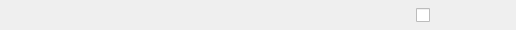
<?xml version="1.0" encoding="UTF-8"?>
<ui version="4.0">
 <class>boolForm</class>
 <widget class="QWidget" name="boolForm">
  <property name="geometry">
   <rect>
    <x>0</x>
    <y>0</y>
    <width>516</width>
    <height>30</height>
   </rect>
  </property>
  <property name="minimumSize">
   <size>
    <width>300</width>
    <height>30</height>
   </size>
  </property>
  <property name="maximumSize">
   <size>
    <width>16777215</width>
    <height>50</height>
   </size>
  </property>
  <property name="contextMenuPolicy">
   <enum>Qt::DefaultContextMenu</enum>
  </property>
  <property name="windowTitle">
   <string>Form</string>
  </property>
  <layout class="QHBoxLayout" name="horizontalLayout_2">
   <property name="spacing">
    <number>0</number>
   </property>
   <property name="margin">
    <number>0</number>
   </property>
   <item>
    <layout class="QHBoxLayout" name="horizontalLayout">
     <item>
      <widget class="QLabel" name="label">
       <property name="minimumSize">
        <size>
         <width>210</width>
         <height>20</height>
        </size>
       </property>
       <property name="maximumSize">
        <size>
         <width>400</width>
         <height>20</height>
        </size>
       </property>
       <property name="text">
        <string/>
       </property>
      </widget>
     </item>
     <item>
      <spacer name="horizontalSpacer">
       <property name="orientation">
        <enum>Qt::Horizontal</enum>
       </property>
       <property name="sizeHint" stdset="0">
        <size>
         <width>40</width>
         <height>20</height>
        </size>
       </property>
      </spacer>
     </item>
     <item>
      <widget class="QCheckBox" name="checkBox">
       <property name="minimumSize">
        <size>
         <width>100</width>
         <height>20</height>
        </size>
       </property>
       <property name="maximumSize">
        <size>
         <width>100</width>
         <height>20</height>
        </size>
       </property>
       <property name="text">
        <string/>
       </property>
      </widget>
     </item>
    </layout>
   </item>
  </layout>
 </widget>
 <resources/>
 <connections/>
</ui>
